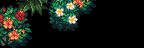

Below is a game level as drawn by its tile map, then a one-line description and the .tmx file that defines it, in full:
An orthogonal 9x3 tile map with 16x16 px tiles, 1 tile layer (Back3).

<map version="1.10" tiledversion="1.10.2" orientation="orthogonal" renderorder="right-down" compressionlevel="0" width="9" height="3" tilewidth="16" tileheight="16" infinite="0" nextlayerid="22" nextobjectid="9">
 <properties>
  <property name="AmbientLight" value="255 255 255" />
  <property name="IsGreenhouse" value="T" />
  <property name="Warp" value="5 17 Farm 28 16" />
 </properties>
 <tileset firstgid="1" name="Tiny_Bushes_Summer_VibrantPastoral" tilewidth="16" tileheight="16" tilecount="27" columns="9">
  <image source="Tiny_Bushes_Summer_VibrantPastoral.png" width="144" height="48" />
 </tileset>
 <layer id="21" name="Back3" width="9" height="3">
  <data encoding="csv">
1,2,3,4,5,6,0,0,0,
10,11,0,13,14,0,0,0,0,
19,20,0,0,0,0,0,0,0
</data>
 </layer>
</map>
